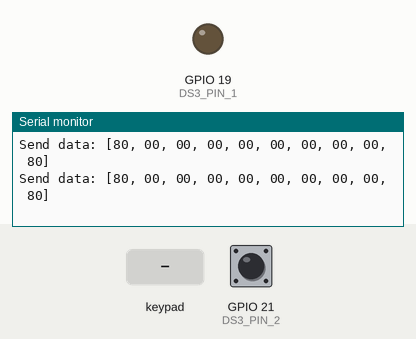
Recording of a program running on a simulated ESP32. Shown: output pins drawn as LEDs (lit = HIGH), the last lines printed to the serial monitor. The test bench sets the inputs (shaded band); at power-on: GPIO 21 (DS3_PIN_2) HIGH. Nothing arrives over Bluetooth unless stated.

Above: at 1.2 s.
1.3 s: key 'U' pressed
At 1.31 s:
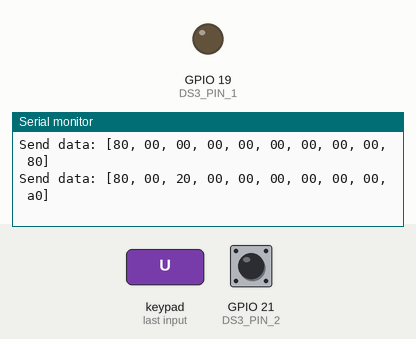
3.2 s: key 'L' pressed
At 3.22 s:
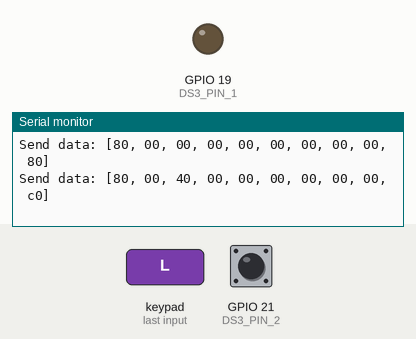

The program:

main.cpp
```cpp
#include <Arduino.h>
#include <DataPacket.hh>
#include <PS4Controller.h>
#include <Ps3Controller.h>
#include <esp_mac.h>

constexpr unsigned long UART_BAUD_RATE = 115200; // 115.2kbps
constexpr uint32_t UART_CONFIG = SERIAL_8N1; // Data: 8, Parity: None, Stop: 1
constexpr int8_t UART_PIN_RX = 32;
constexpr int8_t UART_PIN_TX = 33;
constexpr uint8_t DS3_PIN_1 = 19;
constexpr uint8_t DS3_PIN_2 = 21;

auto isDS3 = false;

void setup() {
    Serial.begin(115200);
    pinMode(DS3_PIN_1, OUTPUT);
    pinMode(DS3_PIN_2, INPUT_PULLUP);
    digitalWrite(DS3_PIN_1, LOW);
    isDS3 = digitalRead(DS3_PIN_2) == LOW;
    Serial1.begin(UART_BAUD_RATE, UART_CONFIG, UART_PIN_RX, UART_PIN_TX);
    uint8_t mac[6];
    esp_read_mac(mac, ESP_MAC_BT);
    char mac_str[18];
    snprintf(
        mac_str,
        18,
        "%02x:%02x:%02x:%02x:%02x:%02x",
        mac[0],
        mac[1],
        mac[2],
        mac[3],
        mac[4],
        mac[5]
    );
    if (isDS3) {
        Serial.println("Start with DualShock3 mode.");
        Ps3.begin(mac_str);
    } else {
        Serial.println("Start with DualShock4 mode.");
        PS4.begin(mac_str);
    }
}

void loop() {
    if ((isDS3 && Ps3.isConnected()) || (!isDS3 && PS4.isConnected())) {
        if (isDS3) {
            Ps3.setPlayer(1);
        } else {
            PS4.setLed(0x00, 0x00, 0xff);
            PS4.sendToController();
        }
        DataPacket data;
        data.set_bit(DataPacket::TOUCHPAD, isDS3 ? false : PS4.Touchpad());
        data.set_bit(DataPacket::PS_LOGO, isDS3 ? Ps3.data.button.ps : PS4.PSButton());
        data.set_bit(DataPacket::SHARE, isDS3 ? Ps3.data.button.select : PS4.Share());
        data.set_bit(DataPacket::OPTIONS, isDS3 ? Ps3.data.button.start : PS4.Options());
        data.set_bit(DataPacket::L3, isDS3 ? Ps3.data.button.l3 : PS4.L3());
        data.set_bit(DataPacket::R3, isDS3 ? Ps3.data.button.r3 : PS4.R3());
        data.set_bit(DataPacket::L1, isDS3 ? Ps3.data.button.l1 : PS4.L1());
        data.set_bit(DataPacket::R1, isDS3 ? Ps3.data.button.r1 : PS4.R1());
        data.set_bit(DataPacket::DOWN, isDS3 ? Ps3.data.button.down : PS4.Down());
        data.set_bit(DataPacket::LEFT, isDS3 ? Ps3.data.button.left : PS4.Left());
        data.set_bit(DataPacket::UP, isDS3 ? Ps3.data.button.up : PS4.Up());
        data.set_bit(DataPacket::RIGHT, isDS3 ? Ps3.data.button.right : PS4.Right());
        data.set_bit(DataPacket::CROSS, isDS3 ? Ps3.data.button.cross : PS4.Cross());
        data.set_bit(DataPacket::SQUARE, isDS3 ? Ps3.data.button.square : PS4.Square());
        data.set_bit(DataPacket::TRIANGLE, isDS3 ? Ps3.data.button.triangle : PS4.Triangle());
        data.set_bit(DataPacket::CIRCLE, isDS3 ? Ps3.data.button.circle : PS4.Circle());
        data.set_sticks(
            isDS3 ? Ps3.data.analog.stick.rx : PS4.RStickX(),
            isDS3 ? Ps3.data.analog.stick.ry : PS4.RStickY(),
            isDS3 ? Ps3.data.analog.stick.lx : PS4.LStickX(),
            isDS3 ? Ps3.data.analog.stick.ly : PS4.LStickY()
        );
        data.set_triggers(
            isDS3 ? Ps3.data.analog.button.r2 : PS4.R2Value(),
            isDS3 ? Ps3.data.analog.button.l2 : PS4.L2Value()
        );
        data.compute_checksum();
        Serial1.write(data.get_raw_data().data(), DataPacket::LENGTH);
        Serial.printf("Send data: %s\n", data.to_string().c_str());
    }
    delay(100);
}

// vim: ft=arduino
```

Measured:
- after the input at 1.3 s, the serial monitor: prints a new line at once (image 1)
- after the input at 3.2 s, the serial monitor: prints a new line at once (image 2)
